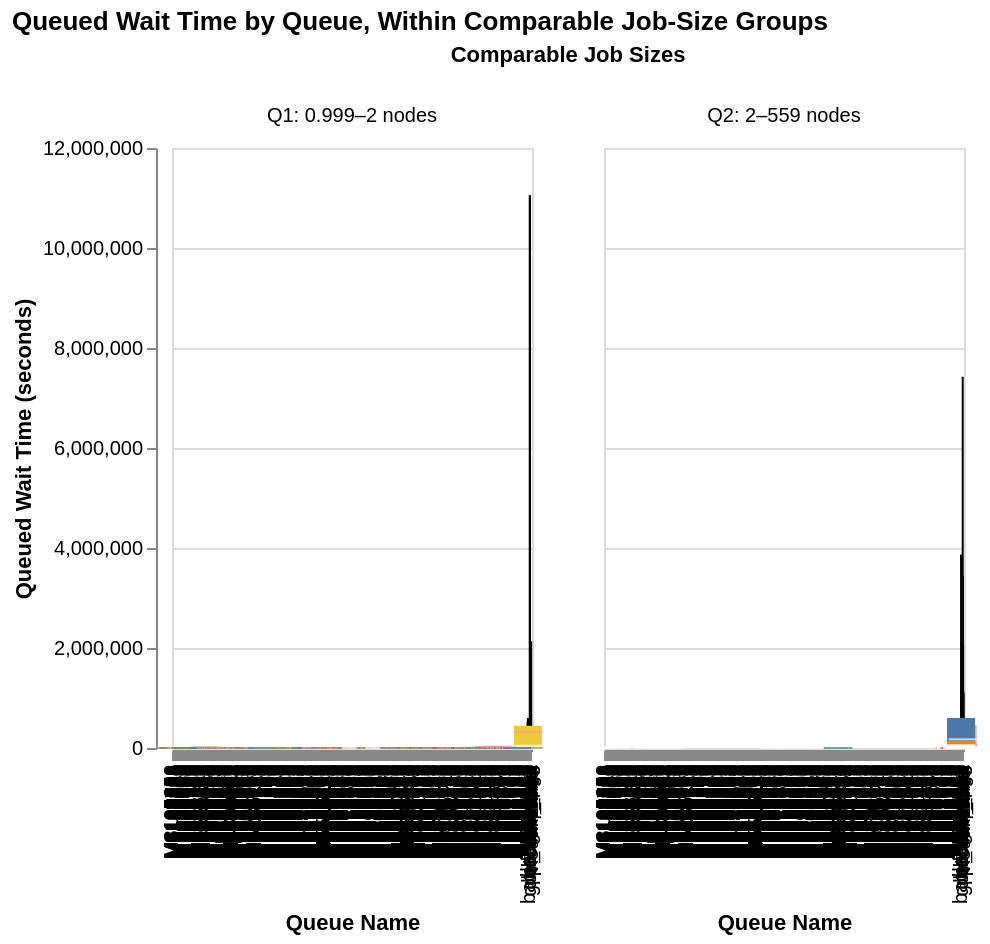

Notebook code cell kept with this figure:
### Code cell
import pandas as pd
import altair as alt

# Load data
df = jobs_data

# Keep only needed columns
df = df.dropna(subset=["NODES_REQUESTED", "QUEUED_WAIT_SECONDS", "QUEUE_NAME"]).copy()

# Build quantile bins, allowing duplicate edges to collapse
q = pd.qcut(df["NODES_REQUESTED"], q=4, duplicates="drop")

# Turn interval categories into plain ordered labels that Altair can sort safely
intervals = list(q.cat.categories)
label_map = {interval: f"Q{i+1}: {interval.left:g}–{interval.right:g} nodes"
             for i, interval in enumerate(intervals)}

df["NODES_SIZE_GROUP"] = q.map(label_map).astype(str)

# Explicit facet order
facet_order = [label_map[i] for i in intervals]

# Optional: reduce extreme skew in wait time display
# Uncomment this if raw seconds are too stretched
# df["WAIT_DISPLAY"] = df["QUEUED_WAIT_SECONDS"].clip(
#     upper=df["QUEUED_WAIT_SECONDS"].quantile(0.99)
# )
# y_field = "WAIT_DISPLAY:Q"
# y_title = "Queued Wait Time (seconds, capped at 99th pct)"

y_field = "QUEUED_WAIT_SECONDS:Q"
y_title = "Queued Wait Time (seconds)"

chart = (
    alt.Chart(df)
    .mark_boxplot(extent="min-max")
    .encode(
        x=alt.X(
            "QUEUE_NAME:N",
            title="Queue Name",
            sort="ascending"
        ),
        y=alt.Y(
            y_field,
            title=y_title
        ),
        color=alt.Color("QUEUE_NAME:N", legend=None)
    )
    .properties(width=180, height=300)
    .facet(
        column=alt.Column(
            "NODES_SIZE_GROUP:N",
            title="Comparable Job Sizes",
            sort=facet_order
        )
    )
    .resolve_scale(y="shared")
    .properties(
        title="Queued Wait Time by Queue, Within Comparable Job-Size Groups"
    )
)

chart


# def plot_mean_queued_wait_spec():
#     import altair as alt
#     alt.data_transformers.enable("vegafusion")

#     data = jobs_data

#     chart = (
#         alt.Chart(data)
#         .mark_point()
#         # Filter to only the two queues
#         .transform_filter("datum.QUEUE_NAME === 'debug' || datum.QUEUE_NAME === 'preemptable'")
#         # Bin NODES_REQUESTED into NODES_REQUESTED_BIN with up to 20 bins
#         .transform_bin('NODES_REQUESTED', as_='NODES_REQUESTED_BIN', maxbins=20)
#         # Aggregate: mean QUEUED_WAIT_SECONDS by NODES_REQUESTED_BIN and QUEUE_NAME
#         .transform_aggregate(
#             mean_QUEUED_WAIT_SECONDS='mean(QUEUED_WAIT_SECONDS)',
#             groupby=['NODES_REQUESTED_BIN', 'QUEUE_NAME']
#         )
#         .encode(
#             x=alt.X('NODES_REQUESTED_BIN:O', axis=alt.Axis(title='NODES_REQUESTED (binned)')),
#             y=alt.Y('mean_QUEUED_WAIT_SECONDS:Q', axis=alt.Axis(title='Mean QUEUED_WAIT_SECONDS')),
#             color=alt.Color('QUEUE_NAME:N', legend=alt.Legend(title='QUEUE_NAME')),
#             tooltip=None
#         )
#         .properties(width=600, height=300)
#     )

#     return chart

# plot_mean_queued_wait_spec()

### Figure 1 — Vega specification as saved in the notebook (floating-point values rounded to 4 significant figures; data arrays with more than 128 entries replaced by an {"elided": "..."} marker saying what was removed)
{"$schema": "https://vega.github.io/schema/vega/v6.json", "data": [{"name": "source_0", "values": {"elided": "1546 records"}}, {"name": "column_domain", "values": [{"NODES_SIZE_GROUP": "Q1: 0.999–2 nodes", "column_NODES_SIZE_GROUP_sort_index": null}, {"NODES_SIZE_GROUP": "Q2: 2–559 nodes", "column_NODES_SIZE_GROUP_sort_index": null}]}, {"name": "data_1", "values": {"elided": "1546 records"}}, {"name": "data_2", "values": {"elided": "1546 records"}}, {"name": "data_3", "values": {"elided": "1546 records"}}, {"name": "data_4", "values": {"elided": "1546 records"}}, {"name": "data_1_x_domain_QUEUE_NAME_0", "values": {"elided": "1523 records"}}, {"name": "data_2_x_domain_QUEUE_NAME_1", "values": {"elided": "1523 records"}}, {"name": "data_3_x_domain_QUEUE_NAME_2", "values": {"elided": "1523 records"}}, {"name": "data_4_x_domain_QUEUE_NAME_3", "values": {"elided": "1523 records"}}, {"name": "data_3_color_domain_QUEUE_NAME_0", "values": {"elided": "1523 records"}}, {"name": "data_4_color_domain_QUEUE_NAME_1", "values": {"elided": "1523 records"}}], "signals": [{"name": "child_width", "value": 180}, {"name": "child_height", "value": 300}], "marks": [{"type": "group", "name": "column-title", "title": {"text": "Comparable Job Sizes", "style": "guide-title", "offset": 10}, "role": "column-title"}, {"type": "group", "name": "row_header", "encode": {"update": {"height": {"signal": "child_height"}}}, "axes": [{"scale": "y", "orient": "left", "title": "Queued Wait Time (seconds)", "labelOverlap": true, "zindex": 0, "tickCount": {"signal": "ceil(child_height/40)"}, "grid": false}], "role": "row-header"}, {"type": "group", "name": "column_header", "from": {"data": "column_domain"}, "sort": {"field": "datum[\"column_NODES_SIZE_GROUP_sort_index\"]", "order": "ascending"}, "encode": {"update": {"width": {"signal": "child_width"}}}, "title": {"text": {"signal": "isValid(parent[\"NODES_SIZE_GROUP\"]) ? parent[\"NODES_SIZE_GROUP\"] : \"\"+parent[\"NODES_SIZE_GROUP\"]"}, "style": "guide-label", "offset": 10, "frame": "group"}, "role": "column-header"}, {"type": "group", "name": "column_footer", "from": {"data": "column_domain"}, "sort": {"field": "datum[\"column_NODES_SIZE_GROUP_sort_index\"]", "order": "ascending"}, "encode": {"update": {"width": {"signal": "child_width"}}}, "axes": [{"scale": "x", "labelAngle": 270, "grid": false, "title": "Queue Name", "labelAlign": "right", "zindex": 0, "orient": "bottom", "labelBaseline": "middle"}], "role": "column-footer"}, {"type": "group", "name": "cell", "from": {"facet": {"data": "source_0", "name": "facet", "groupby": ["NODES_SIZE_GROUP"], "aggregate": {"fields": ["column_NODES_SIZE_GROUP_sort_index"], "ops": ["max"], "as": ["column_NODES_SIZE_GROUP_sort_index"]}}}, "sort": {"field": ["datum[\"column_NODES_SIZE_GROUP_sort_index\"]"], "order": ["ascending"]}, "encode": {"update": {"height": {"signal": "child_height"}, "width": {"signal": "child_width"}}}, "data": [{"name": "data_0", "source": "facet", "transform": [{"type": "filter", "expr": "isValid(datum[\"lower_whisker_QUEUED_WAIT_SECONDS\"]) && isFinite(+datum[\"lower_whisker_QUEUED_WAIT_SECONDS\"])"}, {"type": "project", "fields": ["QUEUE_NAME", "lower_box_QUEUED_WAIT_SECONDS", "lower_whisker_QUEUED_WAIT_SECONDS", "mid_box_QUEUED_WAIT_SECONDS", "upper_box_QUEUED_WAIT_SECONDS", "upper_whisker_QUEUED_WAIT_SECONDS"]}]}, {"name": "data_1", "source": "facet", "transform": [{"type": "filter", "expr": "isValid(datum[\"upper_box_QUEUED_WAIT_SECONDS\"]) && isFinite(+datum[\"upper_box_QUEUED_WAIT_SECONDS\"])"}, {"type": "project", "fields": ["QUEUE_NAME", "lower_box_QUEUED_WAIT_SECONDS", "lower_whisker_QUEUED_WAIT_SECONDS", "mid_box_QUEUED_WAIT_SECONDS", "upper_box_QUEUED_WAIT_SECONDS", "upper_whisker_QUEUED_WAIT_SECONDS"]}]}, {"name": "data_2", "source": "facet", "transform": [{"type": "filter", "expr": "isValid(datum[\"lower_box_QUEUED_WAIT_SECONDS\"]) && isFinite(+datum[\"lower_box_QUEUED_WAIT_SECONDS\"])"}, {"type": "project", "fields": ["QUEUE_NAME", "lower_box_QUEUED_WAIT_SECONDS", "lower_whisker_QUEUED_WAIT_SECONDS", "mid_box_QUEUED_WAIT_SECONDS", "upper_box_QUEUED_WAIT_SECONDS", "upper_whisker_QUEUED_WAIT_SECONDS"]}]}, {"name": "data_3", "source": "facet", "transform": [{"type": "filter", "expr": "isValid(datum[\"mid_box_QUEUED_WAIT_SECONDS\"]) && isFinite(+datum[\"mid_box_QUEUED_WAIT_SECONDS\"])"}, {"type": "project", "fields": ["QUEUE_NAME", "lower_box_QUEUED_WAIT_SECONDS", "lower_whisker_QUEUED_WAIT_SECONDS", "mid_box_QUEUED_WAIT_SECONDS", "upper_box_QUEUED_WAIT_SECONDS", "upper_whisker_QUEUED_WAIT_SECONDS"]}]}], "marks": [{"type": "rule", "name": "child_layer_0_marks", "from": {"data": "data_0"}, "encode": {"update": {"tooltip": {"signal": "{\"Max of Queued Wait Time (seconds)\": format(datum[\"upper_whisker_QUEUED_WAIT_SECONDS\"], \"\"), \"Q3 of Queued Wait Time (seconds)\": format(datum[\"upper_box_QUEUED_WAIT_SECONDS\"], \"\"), \"Median of Queued Wait Time (seconds)\": format(datum[\"mid_box_QUEUED_WAIT_SECONDS\"], \"\"), \"Q1 of Queued Wait Time (seconds)\": format(datum[\"lower_box_QUEUED_WAIT_SECONDS\"], \"\"), \"Min of Queued Wait Time (seconds)\": format(datum[\"lower_whisker_QUEUED_WAIT_SECONDS\"], \"\"), \"QUEUE_NAME\": isValid(datum[\"QUEUE_NAME\"]) ? datum[\"QUEUE_NAME\"] : \"\"+datum[\"QUEUE_NAME\"], \"Queue Name\": isValid(datum[\"QUEUE_NAME\"]) ? datum[\"QUEUE_NAME\"] : \"\"+datum[\"QUEUE_NAME\"]}"}, "y2": {"field": "lower_box_QUEUED_WAIT_SECONDS", "scale": "y"}, "x": {"field": "QUEUE_NAME", "scale": "x", "band": 0.5}, "stroke": {"value": "black"}, "y": {"field": "lower_whisker_QUEUED_WAIT_SECONDS", "scale": "y"}}}, "aria": false, "style": ["rule", "boxplot-rule"]}, {"type": "rule", "name": "child_layer_1_marks", "from": {"data": "data_1"}, "encode": {"update": {"x": {"field": "QUEUE_NAME", "scale": "x", "band": 0.5}, "stroke": {"value": "black"}, "y": {"field": "upper_box_QUEUED_WAIT_SECONDS", "scale": "y"}, "y2": {"field": "upper_whisker_QUEUED_WAIT_SECONDS", "scale": "y"}, "tooltip": {"signal": "{\"Max of Queued Wait Time (seconds)\": format(datum[\"upper_whisker_QUEUED_WAIT_SECONDS\"], \"\"), \"Q3 of Queued Wait Time (seconds)\": format(datum[\"upper_box_QUEUED_WAIT_SECONDS\"], \"\"), \"Median of Queued Wait Time (seconds)\": format(datum[\"mid_box_QUEUED_WAIT_SECONDS\"], \"\"), \"Q1 of Queued Wait Time (seconds)\": format(datum[\"lower_box_QUEUED_WAIT_SECONDS\"], \"\"), \"Min of Queued Wait Time (seconds)\": format(datum[\"lower_whisker_QUEUED_WAIT_SECONDS\"], \"\"), \"QUEUE_NAME\": isValid(datum[\"QUEUE_NAME\"]) ? datum[\"QUEUE_NAME\"] : \"\"+datum[\"QUEUE_NAME\"], \"Queue Name\": isValid(datum[\"QUEUE_NAME\"]) ? datum[\"QUEUE_NAME\"] : \"\"+datum[\"QUEUE_NAME\"]}"}}}, "aria": false, "style": ["rule", "boxplot-rule"]}, {"type": "rect", "name": "child_layer_2_marks", "from": {"data": "data_2"}, "encode": {"update": {"y2": {"field": "upper_box_QUEUED_WAIT_SECONDS", "scale": "y"}, "tooltip": {"signal": "{\"Max of Queued Wait Time (seconds)\": format(datum[\"upper_whisker_QUEUED_WAIT_SECONDS\"], \"\"), \"Q3 of Queued Wait Time (seconds)\": format(datum[\"upper_box_QUEUED_WAIT_SECONDS\"], \"\"), \"Median of Queued Wait Time (seconds)\": format(datum[\"mid_box_QUEUED_WAIT_SECONDS\"], \"\"), \"Q1 of Queued Wait Time (seconds)\": format(datum[\"lower_box_QUEUED_WAIT_SECONDS\"], \"\"), \"Min of Queued Wait Time (seconds)\": format(datum[\"lower_whisker_QUEUED_WAIT_SECONDS\"], \"\"), \"QUEUE_NAME\": isValid(datum[\"QUEUE_NAME\"]) ? datum[\"QUEUE_NAME\"] : \"\"+datum[\"QUEUE_NAME\"], \"Queue Name\": isValid(datum[\"QUEUE_NAME\"]) ? datum[\"QUEUE_NAME\"] : \"\"+datum[\"QUEUE_NAME\"]}"}, "fill": {"field": "QUEUE_NAME", "scale": "color"}, "width": {"value": 14}, "xc": {"field": "QUEUE_NAME", "scale": "x", "band": 0.5}, "y": {"field": "lower_box_QUEUED_WAIT_SECONDS", "scale": "y"}}}, "style": ["bar", "boxplot-box"]}, {"type": "rect", "name": "child_layer_3_marks", "from": {"data": "data_3"}, "encode": {"update": {"width": {"value": 14}, "tooltip": {"signal": "{\"Max of Queued Wait Time (seconds)\": format(datum[\"upper_whisker_QUEUED_WAIT_SECONDS\"], \"\"), \"Q3 of Queued Wait Time (seconds)\": format(datum[\"upper_box_QUEUED_WAIT_SECONDS\"], \"\"), \"Median of Queued Wait Time (seconds)\": format(datum[\"mid_box_QUEUED_WAIT_SECONDS\"], \"\"), \"Q1 of Queued Wait Time (seconds)\": format(datum[\"lower_box_QUEUED_WAIT_SECONDS\"], \"\"), \"Min of Queued Wait Time (seconds)\": format(datum[\"lower_whisker_QUEUED_WAIT_SECONDS\"], \"\"), \"QUEUE_NAME\": isValid(datum[\"QUEUE_NAME\"]) ? datum[\"QUEUE_NAME\"] : \"\"+datum[\"QUEUE_NAME\"], \"Queue Name\": isValid(datum[\"QUEUE_NAME\"]) ? datum[\"QUEUE_NAME\"] : \"\"+datum[\"QUEUE_NAME\"]}"}, "yc": {"field": "mid_box_QUEUED_WAIT_SECONDS", "scale": "y"}, "height": {"value": 1}, "xc": {"field": "QUEUE_NAME", "scale": "x", "band": 0.5}, "opacity": {"value": 0.7}, "fill": [{"field": "QUEUE_NAME", "scale": "color", "test": "datum['lower_box_QUEUED_WAIT_SECONDS'] >= datum['upper_box_QUEUED_WAIT_SECONDS']"}, {"value": "white"}]}}, "aria": false, "style": ["tick", "boxplot-median"]}], "axes": [{"scale": "y", "domain": false, "gridScale": "x", "tickCount": {"signal": "ceil(child_height/40)"}, "maxExtent": 0, "aria": false, "minExtent": 0, "ticks": false, "zindex": 0, "labels": false, "orient": "left", "grid": true}], "style": "cell"}], "scales": [{"name": "x", "type": "band", "domain": {"fields": [{"data": "data_1_x_domain_QUEUE_NAME_0", "field": "QUEUE_NAME"}, {"data": "data_2_x_domain_QUEUE_NAME_1", "field": "QUEUE_NAME"}, {"data": "data_3_x_domain_QUEUE_NAME_2", "field": "QUEUE_NAME"}, {"data": "data_4_x_domain_QUEUE_NAME_3", "field": "QUEUE_NAME"}], "sort": true}, "range": [0, {"signal": "child_width"}], "paddingInner": 0, "paddingOuter": 0}, {"name": "y", "type": "linear", "domain": {"fields": [{"data": "data_1", "field": "lower_whisker_QUEUED_WAIT_SECONDS"}, {"data": "data_1", "field": "lower_box_QUEUED_WAIT_SECONDS"}, {"data": "data_2", "field": "upper_box_QUEUED_WAIT_SECONDS"}, {"data": "data_2", "field": "upper_whisker_QUEUED_WAIT_SECONDS"}, {"data": "data_3", "field": "lower_box_QUEUED_WAIT_SECONDS"}, {"data": "data_3", "field": "upper_box_QUEUED_WAIT_SECONDS"}, {"data": "data_4", "field": "mid_box_QUEUED_WAIT_SECONDS"}]}, "range": [{"signal": "child_height"}, 0], "nice": true, "zero": true}, {"name": "color", "type": "ordinal", "domain": {"fields": [{"data": "data_3_color_domain_QUEUE_NAME_0", "field": "QUEUE_NAME"}, {"data": "data_4_color_domain_QUEUE_NAME_1", "field": "QUEUE_NAME"}], "sort": true}, "range": "category"}], "title": {"text": "Queued Wait Time by Queue, Within Comparable Job-Size Groups", "anchor": "start"}, "layout": {"padding": 20, "offset": {"columnTitle": 10}, "columns": {"signal": "length(data('column_domain'))"}, "bounds": "full", "align": "all"}, "background": "white", "padding": 5}
